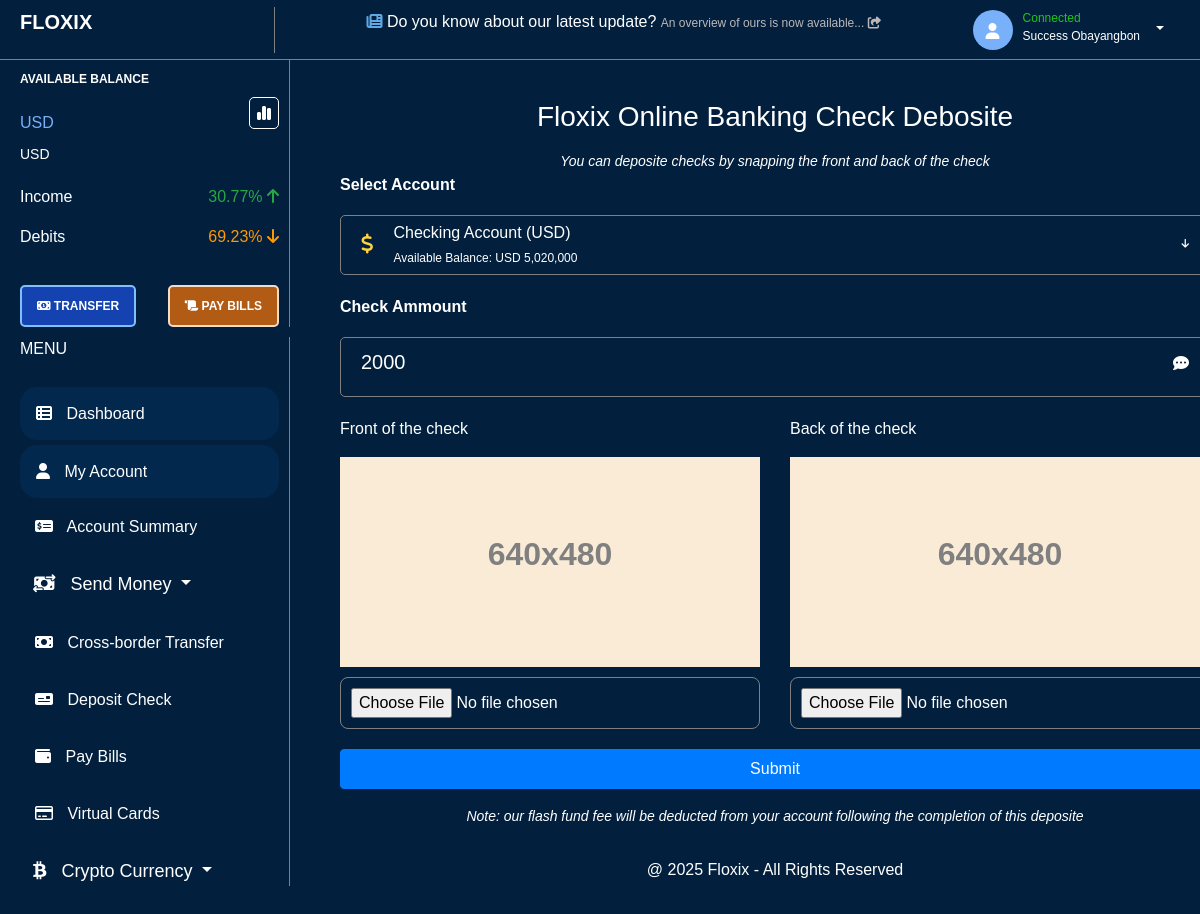
/account/user/profile/details/transaction/check/deposite/ (signed in), run on an earlier commit of the app's database.
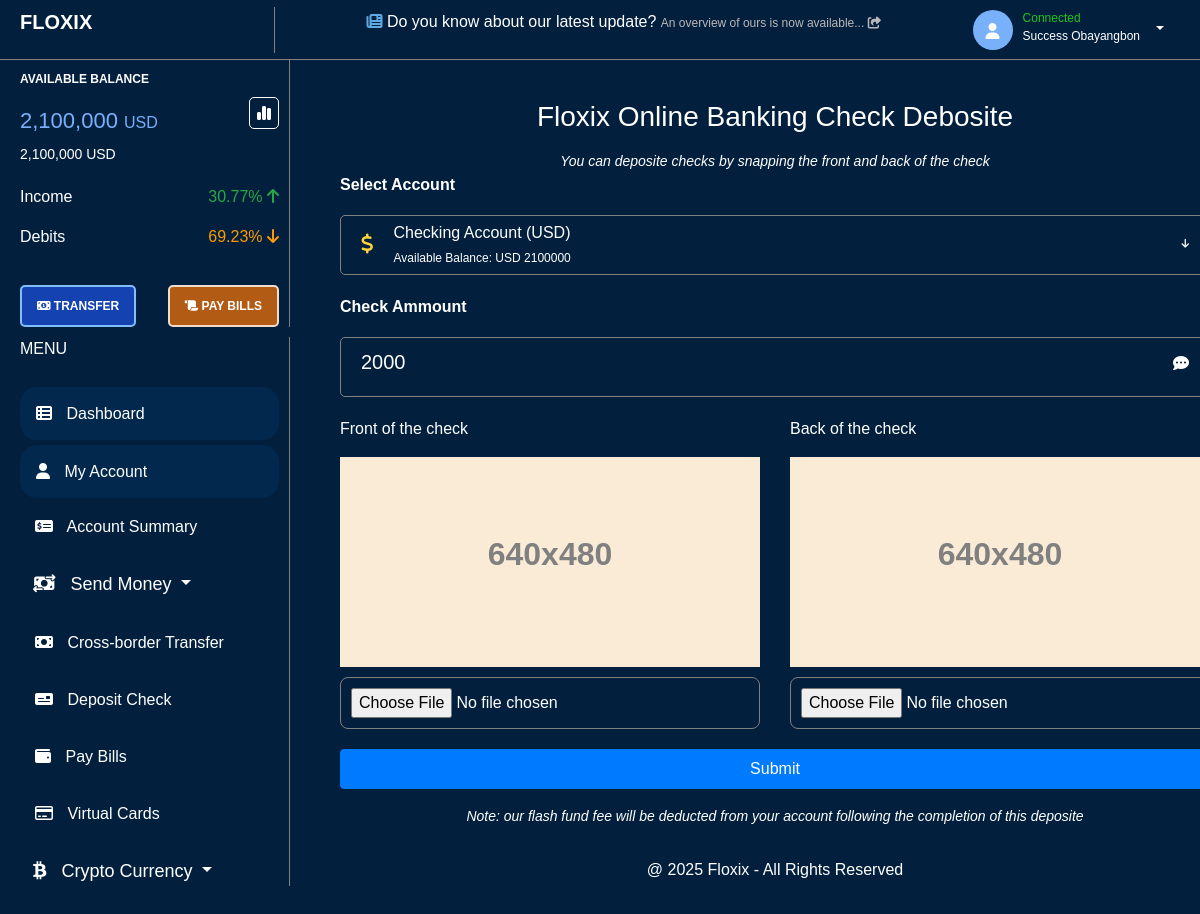
And on a later commit of the database.
### main_app/models.py (models this page shows, shortened)
class Profile(models.Model):
    user = models.OneToOneField(User, on_delete= models.CASCADE)
    amount = models.CharField(max_length=12)
    image = models.ImageField(default='default.jpg', upload_to='profile_pics')
    profile_pin = models.IntegerField(blank=False, null=False, default=2002)

### main_app/views.py (the view)
# urls.py: path('account/user/profile/details/transaction/check/deposite/', views.check_deposite, name='check_deposite'),
@login_required
def check_deposite(request):
    user_profile = Profile.objects.filter(user=request.user)
    context = {
        'user_profile': user_profile,
    }
    return render(request, 'main/check_deposite.html', context)

### templates/main/check_deposite.html (shortened to what this page needs)
{%extends 'main/profile.html'%}
{%load static%}
{%block section%}
<div class="first_transfer_form_section" style="width: 100%;">
    <form class="first_transfer_form" style="width: 100%;" id="transferForm" action="{% url 'transaction_page' %}" method="post">
        <div style="width: 100%; margin: 20px;">
            <h3 style="text-align: center; margin-top: 20px;">Floxix Online Banking Check Debosite</h3>
            <div style="text-align: center; margin-top: 15px;">
                <i><small>You can deposite checks by snapping the front and back of the check</small></i>
            </div>
            <label for="" style="font-weight: bold;">Select Account</label>
            <div class="form-border" style="width: 100%;">
                <div style="display: flex; gap: 20px; align-items: center; justify-content: space-between;">
                    <div><i class="fa-solid fa-dollar-sign fa-lg" style="color: #FFD43B;"></i></div>
                    <p style="margin: 0;">Checking Account (USD) <br>
                        <span style="font-size: 12px;">Available Balance: USD {% for profile in user_profile %}{{ profile.amount }}{% endfor %}</span>
                    </p>
                </div>
                <div><i class="fa-solid fa-arrow-down fa-2xs"></i></div>
            </div>
            <label for="" style="font-weight: bold;">Check Ammount</label>
            <div class="form-border" style="width: 100%;">
                <div style="display: flex; justify-content: space-between; align-items: baseline; width: 100%;">
                    <input class="form-border-input" style="width: 100%;" type="text" name="check_ammount" placeholder="2000">
                    <p><i class="fa-solid fa-comment-dots"></i></p>
                </div>
            </div>
            <div class="check-section">
                <div>
                    <p>Front of the check</p>
                    <div style="font-size: xx-large; font-weight: bolder; width: 420px; height: 210px; background-color: antiquewhite; color: gray; display: flex; justify-content: center; align-items: center;">
                        <p>640x480</p>
                    </div>
                    <div>
                        <input required type="file" style="width: 420px; border: 1px solid gray; margin: 10px 0; padding: 10px; border-radius: 8px;" name="" id="">
                    </div>
                </div>
                <div>
                    <p>Back of the check</p>
                    <div style="font-size: xx-large; font-weight: bolder; width: 420px; height: 210px; background-color: antiquewhite; color: gray; display: flex; justify-content: center; align-items: center;">
                        <p>640x480</p>
                    </div>
                    <div>
                        <input required type="file" style="width: 420px; border: 1px solid gray; margin: 10px 0; padding: 10px; border-radius: 8px;" name="" id="">
                    </div>
                </div>
            </div>
            <button type="submit" id="blueButton" style="width: 100%; margin-top: 10px;" class="btn btn-primary transfer-button">Submit</button>
            <div style="text-align: center; margin-top: 15px;">
                <i><small>Note: our flash fund fee will be deducted from your account following the completion of this deposite</small></i>
            </div>
            <div style="position: relative; top: 0; display: flex; justify-content: center; margin-top: 30px;">
                <p>@ 2025 Floxix - All Rights Reserved</p>
            </div>
        </div>
    </form>
</div>
{%endblock section%}

### templates/main/profile.html (shortened to what the changed rows need)
{% load static %}
{% load humanize %}
<!DOCTYPE html>
<html lang="en">
  <head>
    <link rel="stylesheet" href="{% static 'css/profile.css' %}" />
    <link
      href="https://cdn.jsdelivr.net/npm/bootstrap@4.6.2/dist/css/bootstrap.min.css"
      rel="stylesheet"
    />
  </head>
  <body class="profile-body">
    <div class="second-profile-section">
      <div class="side-full-section" id="side-full-section">
        <div class="amount-section">
          <div class="balance-info">
            <p class="available-balance">AVAILABLE BALANCE</p>
            <p class="available-amount">
              {% for profile in user_profile %}{{ profile.amount|floatformat:0|intcomma }}{% endfor %}
              <span class="currency-amount">USD</span>
            </p>
            <p class="second-available-amount">
              {% for profile in user_profile %}{{ profile.amount|floatformat:0|intcomma }}{% endfor %}
              USD
            </p>
          </div>
        </div>
      </div>
      <div class="first_transfer_section" style="width: 100%">
        {% block section %} {% endblock section %}
      </div>
    </div>
  </body>
</html>

What changed in the data, as far as the page shows it:
now on one of the page's lists (row edited): Profile: amount "2,100,000"
changed Profile: amount "5,020,000" → "2100000"
